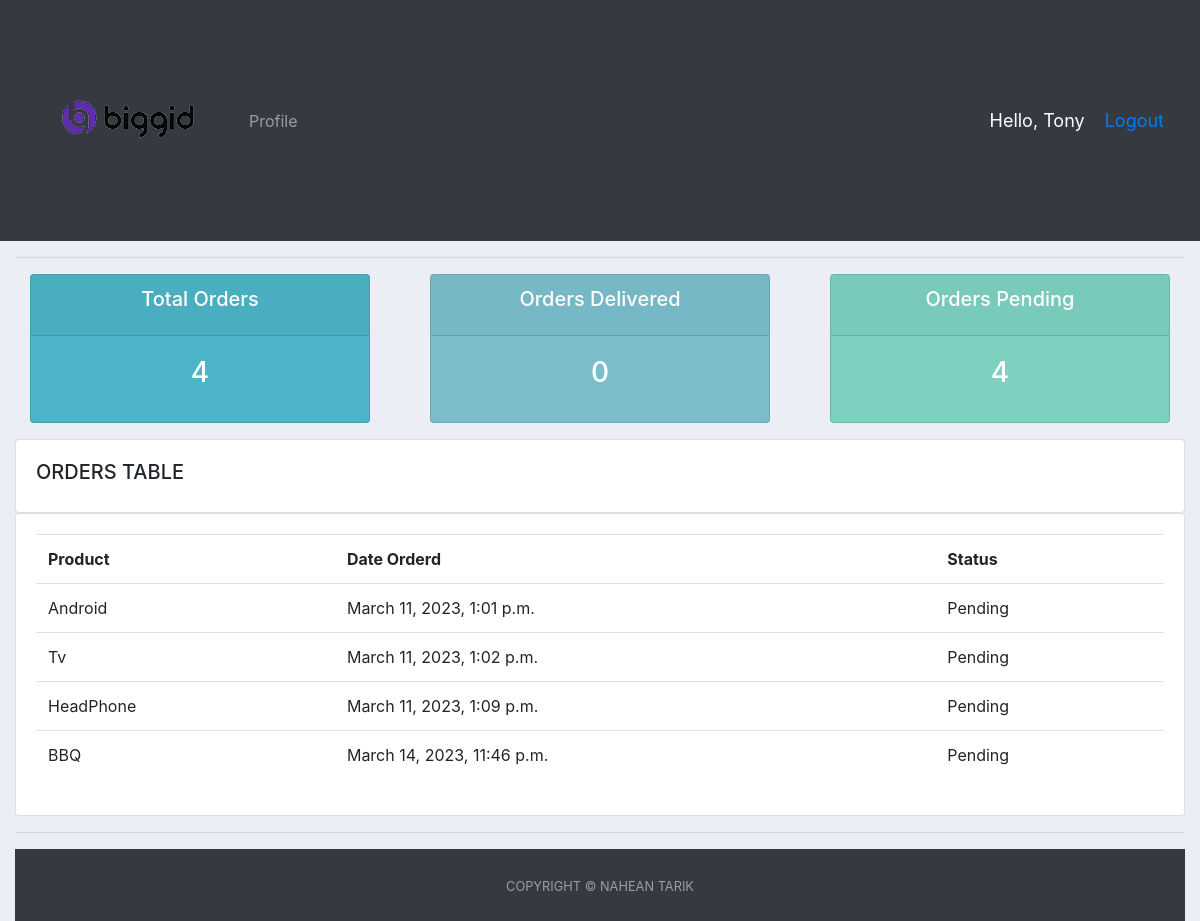
Page /userPage/ (signed in) on the committed database.
### accounts/models.py (models this page shows, shortened)
class Order(models.Model):
    STATUS = (
        ('Pending', 'Pending'),
        ('On Process', 'On Process'),
        ('Delivered', 'Delivered'),
    )
    customer = models.ForeignKey(
        Customer, null=True, on_delete=models.SET_NULL)
    product = models.ForeignKey(Product, null=True, on_delete=models.SET_NULL)
    date_created = models.DateTimeField(auto_now_add=True, null=True)
    status = models.CharField(max_length=200, null=True, choices=STATUS)

class Product(models.Model):
    CATEGORY = (
        ('Food', 'Food'),
        ('Outdoor Item', 'Outdoor Item'),
        ('Gadget', 'Gadget'),
    )
    name = models.CharField(max_length=200, null=True)
    price = models.FloatField(null=True)
    category = models.CharField(max_length=200, null=True, choices=CATEGORY)
    Description = models.CharField(max_length=200, null=True, blank=True)
    date_created = models.DateTimeField(auto_now_add=True, null=True)
    tags = models.ManyToManyField(Tag)
    def __str__(self):
        return self.name

### accounts/decorators.py (the view)
        def wrapper_func(request, *args, **kwargs):
            group = None
            if request.user.groups.exists():
                group = request.user.groups.all()[0].name
            if group in allowed_roles:
                return view_func(request, *args, **kwargs)
            else:
                return HttpResponse('You are not authorized to view this page')

### accounts/views.py (called while the page is built)
@login_required(login_url='login')
@allowed_users(allowed_roles=['customer'])
def user(request):
    orders = request.user.customer.order_set.all()
    total_orders = orders.count()
    delivered = orders.filter(status='Delivered').count()
    pending = orders.filter(status='Pending').count()
    context = {'orders': orders, 'total_orders': total_orders,
               'delivered': delivered, 'pending': pending}
    return render(request, 'accounts/user.html', context)

### accounts/templates/accounts/user.html
{% extends 'accounts/main.html' %} {% block content %}
<div class="row">
  <div class="col">
    <div class="col-md">
      <div class="card text-center text-white mb-3" id="total-orders">
        <div class="card-header">
          <h5 class="card-title">Total Orders</h5>
        </div>
        <div class="card-body">
          <h3 class="card-title">{{total_orders}}</h3>
        </div>
      </div>
    </div>
  </div>
  <div class="col">
    <div class="col-md">
      <div class="card text-center text-white mb-3" id="orders-delivered">
        <div class="card-header">
          <h5 class="card-title">Orders Delivered</h5>
        </div>
        <div class="card-body">
          <h3 class="card-title">{{delivered}}</h3>
        </div>
      </div>
    </div>
  </div>
  <div class="col">
    <div class="col-md">
      <div class="card text-center text-white mb-3" id="orders-pending">
        <div class="card-header">
          <h5 class="card-title">Orders Pending</h5>
        </div>
        <div class="card-body">
          <h3 class="card-title">{{pending}}</h3>
        </div>
      </div>
    </div>
  </div>
</div>
<class class="row">
  <div class="col-md">
    <div class="card card-body">
      <h5>ORDERS TABLE</h5>
    </div>
    <div class="card card-body">
      <table class="table">
        <tr>
          <th>Product</th>
          <th>Date Orderd</th>
          <th>Status</th>
        </tr>
        {% for i in orders %}
        <tr>
          <td>{{i.product}}</td>
          <td>{{i.date_created}}</td>
          <td>{{i.status}}</td>
        </tr>
        {% endfor %}
      </table>
    </div>
  </div>
</class>
{% endblock %}

### accounts/templates/accounts/navbar.html (shortened to what this page needs)
{% load static %}
<nav class="navbar navbar-expand-lg navbar-dark bg-dark">
  <img src="{% static '/static/image/im1.png' %}">
    <div class="collapse navbar-collapse" id="navbarNav">
      <ul class="navbar-nav">
      <li class="nav-item">
        <a class="nav-link" href="{% url 'accountSet' %}">Profile</a>
      </li>
     </ul>
    </div>
    <span class="hello-msg">Hello, {{request.user}}</span>
    <span class="hello-msg"><a href="{% url 'logout' %}">Logout</a></span>
  </nav>

### accounts/templates/accounts/main.html (style rules this page uses)
body { background-color: #ebeff5; }
#total-orders { background-color: #4cb4c7; }
#orders-delivered { background-color: #7abecc; }
#orders-pending { background-color: #7cd1c0; }

### accounts/templates/accounts/navbar.html (style rules this page uses)
.hello-msg { font-size: 18px; color: white; margin-right: 20px; }

### rows in the picture
Order: product "Android", date_created "March 11, 2023, 1:01 p.m.", status "Pending"
Order: product "Tv", date_created "March 11, 2023, 1:02 p.m.", status "Pending"
Order: product "HeadPhone", date_created "March 11, 2023, 1:09 p.m.", status "Pending"
Order: product "BBQ", date_created "March 14, 2023, 11:46 p.m.", status "Pending"

### other values in the picture
{{ request.user }} "Tony"
{{ total_orders }} "4"
{{ delivered }} "0"
{{ pending }} "4"
